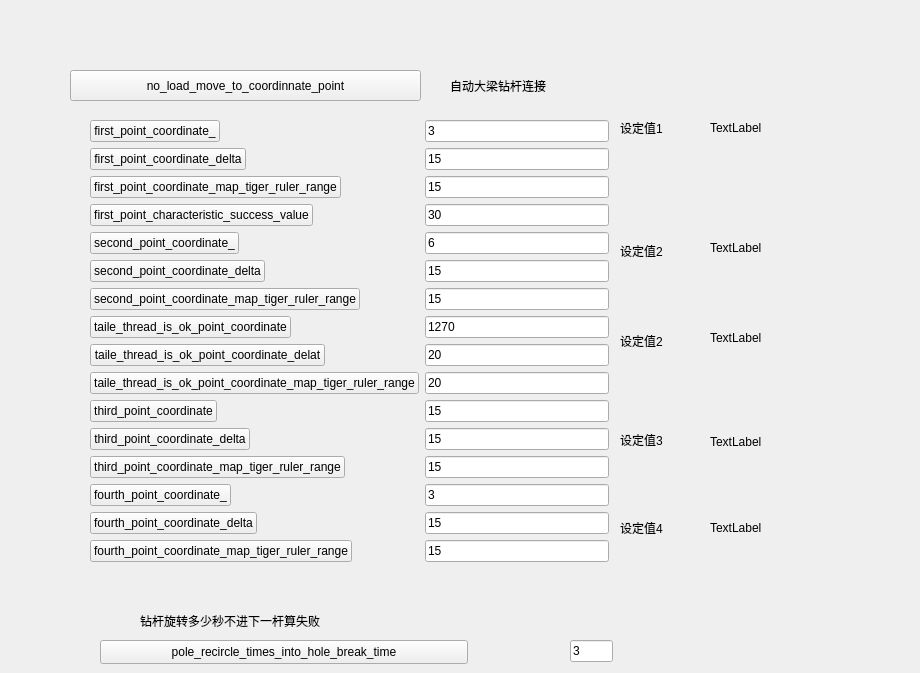
      <widget class="QWidget" name="page_23">
       <widget class="QPushButton" name="pushButton_136">
        <property name="geometry">
         <rect>
          <x>70</x>
          <y>70</y>
          <width>351</width>
          <height>31</height>
         </rect>
        </property>
        <property name="text">
         <string>no_load_move_to_coordinnate_point</string>
        </property>
       </widget>
       <widget class="QWidget" name="layoutWidget_10">
        <property name="geometry">
         <rect>
          <x>90</x>
          <y>120</y>
          <width>519</width>
          <height>476</height>
         </rect>
        </property>
        <layout class="QFormLayout" name="formLayout_3">
         <property name="sizeConstraint">
          <enum>QLayout::SetNoConstraint</enum>
         </property>
         <property name="fieldGrowthPolicy">
          <enum>QFormLayout::ExpandingFieldsGrow</enum>
         </property>
         <item row="0" column="0">
          <widget class="QPushButton" name="pushButton_137">
           <property name="text">
            <string>first_point_coordinate_</string>
           </property>
           <property name="checkable">
            <bool>true</bool>
           </property>
          </widget>
         </item>
         <item row="0" column="1">
          <widget class="QLineEdit" name="lineEdit_75">
           <property name="text">
            <string>3</string>
           </property>
          </widget>
         </item>
         <item row="1" column="0">
          <widget class="QPushButton" name="pushButton_144">
           <property name="text">
            <string>first_point_coordinate_delta</string>
           </property>
           <property name="checkable">
            <bool>true</bool>
           </property>
          </widget>
         </item>
         <item row="1" column="1">
          <widget class="QLineEdit" name="lineEdit_79">
           <property name="text">
            <string>15</string>
           </property>
          </widget>
         </item>
         <item row="2" column="0">
          <widget class="QPushButton" name="pushButton_149">
           <property name="text">
            <string>first_point_coordinate_map_tiger_ruler_range</string>
           </property>
           <property name="checkable">
            <bool>true</bool>
           </property>
          </widget>
         </item>
         <item row="2" column="1">
          <widget class="QLineEdit" name="lineEdit_82">
           <property name="text">
            <string>15</string>
           </property>
          </widget>
         </item>
         <item row="3" column="0">
          <widget class="QPushButton" name="pushButton_267">
           <property name="text">
            <string>first_point_characteristic_success_value</string>
           </property>
           <property name="checkable">
            <bool>true</bool>
           </property>
          </widget>
         </item>
         <item row="3" column="1">
          <widget class="QLineEdit" name="lineEdit_109">
           <property name="text">
            <string>30</string>
           </property>
          </widget>
         </item>
         <item row="4" column="0">
          <widget class="QPushButton" name="pushButton_138">
           <property name="text">
            <string>second_point_coordinate_</string>
           </property>
           <property name="checkable">
            <bool>true</bool>
           </property>
          </widget>
         </item>
         <item row="4" column="1">
          <widget class="QLineEdit" name="lineEdit_77">
           <property name="text">
            <string>6</string>
           </property>
          </widget>
         </item>
         <item row="5" column="0">
          <widget class="QPushButton" name="pushButton_145">
           <property name="text">
            <string>second_point_coordinate_delta</string>
           </property>
           <property name="checkable">
            <bool>true</bool>
           </property>
          </widget>
         </item>
         <item row="5" column="1">
          <widget class="QLineEdit" name="lineEdit_80">
           <property name="text">
            <string>15</string>
           </property>
          </widget>
         </item>
         <item row="6" column="0">
          <widget class="QPushButton" name="pushButton_153">
           <property name="text">
            <string>second_point_coordinate_map_tiger_ruler_range</string>
           </property>
           <property name="checkable">
            <bool>true</bool>
           </property>
          </widget>
         </item>
         <item row="6" column="1">
          <widget class="QLineEdit" name="lineEdit_84">
           <property name="text">
            <string>15</string>
           </property>
          </widget>
         </item>
         <item row="10" column="0">
          <widget class="QPushButton" name="pushButton_158">
           <property name="text">
            <string>third_point_coordinate</string>
           </property>
           <property name="checkable">
            <bool>true</bool>
           </property>
          </widget>
         </item>
         <item row="10" column="1">
          <widget class="QLineEdit" name="lineEdit_86">
           <property name="text">
            <string>15</string>
           </property>
          </widget>
         </item>
         <item row="11" column="0">
          <widget class="QPushButton" name="pushButton_162">
           <property name="text">
            <string>third_point_coordinate_delta</string>
           </property>
           <property name="checkable">
            <bool>true</bool>
           </property>
          </widget>
         </item>
         <item row="11" column="1">
          <widget class="QLineEdit" name="lineEdit_87">
           <property name="text">
            <string>15</string>
           </property>
          </widget>
         </item>
         <item row="12" column="0">
          <widget class="QPushButton" name="pushButton_172">
           <property name="text">
            <string>third_point_coordinate_map_tiger_ruler_range</string>
           </property>
           <property name="checkable">
            <bool>true</bool>
           </property>
          </widget>
         </item>
         <item row="12" column="1">
          <widget class="QLineEdit" name="lineEdit_88">
           <property name="text">
            <string>15</string>
           </property>
          </widget>
         </item>
         <item row="13" column="0">
          <widget class="QPushButton" name="pushButton_139">
           <property name="text">
            <string>fourth_point_coordinate_</string>
           </property>
           <property name="checkable">
            <bool>true</bool>
           </property>
          </widget>
         </item>
         <item row="13" column="1">
          <widget class="QLineEdit" name="lineEdit_78">
           <property name="text">
            <string>3</string>
           </property>
          </widget>
         </item>
         <item row="14" column="0">
          <widget class="QPushButton" name="pushButton_146">
           <property name="text">
            <string>fourth_point_coordinate_delta</string>
           </property>
           <property name="checkable">
            <bool>true</bool>
           </property>
          </widget>
         </item>
         <item row="14" column="1">
          <widget class="QLineEdit" name="lineEdit_81">
           <property name="text">
            <string>15</string>
           </property>
          </widget>
         </item>
         <item row="15" column="0">
          <widget class="QPushButton" name="pushButton_154">
           <property name="text">
            <string>fourth_point_coordinate_map_tiger_ruler_range</string>
           </property>
           <property name="checkable">
            <bool>true</bool>
           </property>
          </widget>
         </item>
         <item row="15" column="1">
          <widget class="QLineEdit" name="lineEdit_85">
           <property name="text">
            <string>15</string>
           </property>
          </widget>
         </item>
         <item row="7" column="0">
          <widget class="QPushButton" name="pushButton_181">
           <property name="text">
            <string>taile_thread_is_ok_point_coordinate</string>
           </property>
           <property name="checkable">
            <bool>true</bool>
           </property>
          </widget>
         </item>
         <item row="8" column="0">
          <widget class="QPushButton" name="pushButton_182">
           <property name="text">
            <string>taile_thread_is_ok_point_coordinate_delat</string>
           </property>
           <property name="checkable">
            <bool>true</bool>
           </property>
          </widget>
         </item>
         <item row="9" column="0">
          <widget class="QPushButton" name="pushButton_183">
           <property name="text">
            <string>taile_thread_is_ok_point_coordinate_map_tiger_ruler_range</string>
           </property>
           <property name="checkable">
            <bool>true</bool>
           </property>
          </widget>
         </item>
         <item row="7" column="1">
          <widget class="QLineEdit" name="lineEdit_92">
           <property name="text">
            <string>1270</string>
           </property>
          </widget>
         </item>
         <item row="8" column="1">
          <widget class="QLineEdit" name="lineEdit_93">
           <property name="text">
            <string>20</string>
           </property>
          </widget>
         </item>
         <item row="9" column="1">
          <widget class="QLineEdit" name="lineEdit_94">
           <property name="text">
            <string>20</string>
           </property>
          </widget>
         </item>
        </layout>
       </widget>
       <widget class="QLabel" name="label_84">
        <property name="geometry">
         <rect>
          <x>450</x>
          <y>70</y>
          <width>151</width>
          <height>31</height>
         </rect>
        </property>
        <property name="text">
         <string>自动大梁钻杆连接</string>
        </property>
       </widget>
       <widget class="QLabel" name="label_91">
        <property name="geometry">
         <rect>
          <x>620</x>
          <y>120</y>
          <width>61</width>
          <height>16</height>
         </rect>
        </property>
        <property name="text">
         <string>设定值1</string>
        </property>
       </widget>
       <widget class="QLabel" name="label_94">
        <property name="geometry">
         <rect>
          <x>710</x>
          <y>120</y>
          <width>201</width>
          <height>16</height>
         </rect>
        </property>
        <property name="text">
         <string>TextLabel</string>
        </property>
       </widget>
       <widget class="QLabel" name="label_97">
        <property name="geometry">
         <rect>
          <x>620</x>
          <y>240</y>
          <width>61</width>
          <height>21</height>
         </rect>
        </property>
        <property name="text">
         <string>设定值2</string>
        </property>
       </widget>
       <widget class="QLabel" name="label_100">
        <property name="geometry">
         <rect>
          <x>710</x>
          <y>240</y>
          <width>191</width>
          <height>16</height>
         </rect>
        </property>
        <property name="text">
         <string>TextLabel</string>
        </property>
       </widget>
       <widget class="QLabel" name="label_106">
        <property name="geometry">
         <rect>
          <x>620</x>
          <y>520</y>
          <width>71</width>
          <height>16</height>
         </rect>
        </property>
        <property name="text">
         <string>设定值4</string>
        </property>
       </widget>
       <widget class="QLabel" name="label_109">
        <property name="geometry">
         <rect>
          <x>710</x>
          <y>520</y>
          <width>201</width>
          <height>16</height>
         </rect>
        </property>
        <property name="text">
         <string>TextLabel</string>
        </property>
       </widget>
       <widget class="QLabel" name="label_110">
        <property name="geometry">
         <rect>
          <x>620</x>
          <y>430</y>
          <width>71</width>
          <height>20</height>
         </rect>
        </property>
        <property name="text">
         <string>设定值3</string>
        </property>
       </widget>
       <widget class="QLabel" name="label_111">
        <property name="geometry">
         <rect>
          <x>710</x>
          <y>434</y>
          <width>201</width>
          <height>16</height>
         </rect>
        </property>
        <property name="text">
         <string>TextLabel</string>
        </property>
       </widget>
       <widget class="QLabel" name="label_174">
        <property name="geometry">
         <rect>
          <x>620</x>
          <y>330</y>
          <width>61</width>
          <height>21</height>
         </rect>
        </property>
        <property name="text">
         <string>设定值2</string>
        </property>
       </widget>
       <widget class="QLabel" name="label_177">
        <property name="geometry">
         <rect>
          <x>710</x>
          <y>330</y>
          <width>191</width>
          <height>16</height>
         </rect>
        </property>
        <property name="text">
         <string>TextLabel</string>
        </property>
       </widget>
       <widget class="QPushButton" name="pushButton_296">
        <property name="geometry">
         <rect>
          <x>100</x>
          <y>640</y>
          <width>368</width>
          <height>24</height>
         </rect>
        </property>
        <property name="text">
         <string>pole_recircle_times_into_hole_break_time</string>
        </property>
        <property name="checkable">
         <bool>true</bool>
        </property>
       </widget>
       <widget class="QLineEdit" name="lineEdit_127">
        <property name="geometry">
         <rect>
          <x>570</x>
          <y>640</y>
          <width>43</width>
          <height>22</height>
         </rect>
        </property>
        <property name="text">
         <string>3</string>
        </property>
       </widget>
       <widget class="QLabel" name="label_180">
        <property name="geometry">
         <rect>
          <x>140</x>
          <y>610</y>
          <width>271</width>
          <height>21</height>
         </rect>
        </property>
        <property name="text">
         <string>钻杆旋转多少秒不进下一杆算失败</string>
        </property>
       </widget>
      </widget>
